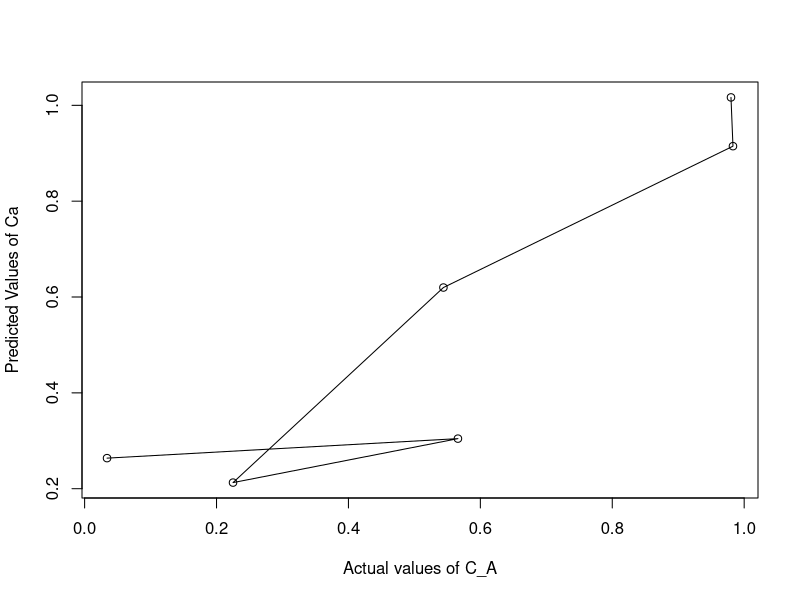

The R source for this figure: (Note: this script raises an error after producing the figure.)
time = c(0.1, 0.2, 0.1, 0.5, 0.02, 0.06)
temp = c(100, 100, 200, 200, 300, 300)
ca = c(0.98, 0.983, 0.544, 0.225, 0.566, 0.034)
# makes a matrix of the data
data = cbind(ca, time, temp) 
# makes a linear model of the data
model = lm(ca ~time + temp)
# displays a summary of the model
summary(model)
# writes the summary to a different variable
summary_final <- summary(model)
# t-values
summary_final$coefficients[,3]
# f values
summary_final$fstatistic
# standard error
summary_final$coefficients[, 2]
# predicting values
predicted_ca = predict.lm(model)
# plotting predicted and actual values
plot(ca, predicted_ca, xlab = "Actual values of C_A", ylab = "Predicted Values of Ca", type = "o")
View(Reactor_Data)
# making matrix from given excel data
model_reactor = cbind(Reactor_Data$`Inlet Temp`, Reactor_Data$Pressure, Reactor_Data$`H2/HC ratio`, Reactor_Data$`Feed Flow`, Reactor_Data$C6A)
# dimensions of the data
dim(model_reactor)
# finding data type of a particular variable
typeof(Reactor_Data$`Inlet Temp`)
# doing pairs analysis on data
pairs(Reactor_Data)
# finding statistical correlation b/w all the variables in model
cor(Reactor_Data)
dim(model_reactor)
# making new matrix from existing data
selected_data = model_reactor[1:10, 1:5]
cor(Reactor_Data)
# making linear multivariable model
reactor_data_model = lm(Reactor_Data$C6A ~ Reactor_Data$`Inlet Temp` + Reactor_Data$Pressure + Reactor_Data$`H2/HC ratio` + Reactor_Data$`Feed Flow`)
# anova analysis of data model
anova(reactor_data_model)
# coefs among all variables of the data model
coef(reactor_data_model)
# non linear model development:
ca= c(0.98, 0.983, 0.544, 0.225, 0.566, 0.034)
time= c(0.1, 0.2, 0.1, 0.5, 0.02, 0.06) 
temp = c(100, 100, 200, 200, 300, 300) 
df = cbind(ca, time, temp)
# importing external library
library(Metrics)
# log10(time), exp(temp) backchodi mein likha h, kuch bhi ho sakta h
# depends on model
model_nonlinear=nls(ca ~ c1*log10(time)+c2*exp(temp), start = list(c1=1, c2=0))
summary(model_nonlinear)
coef(model_nonlinear)
predict(model_nonlinear)
# final expression of NL model
ca_model_nl = -8.93*0.1*log10(time)-5.172*10^-131*exp(temp)
ca_model_nl
plot(ca, ca_model_nl, type = "o") 
rmse(ca, ca_model_nl)   # error analysis using rmse method
mape(ca, ca_model_nl)   # error analysis using mape analysis
data_nonlinearmodel=cbind(ca, ca_model_nl, (ca-ca_model_nl))   # exporting results
write.csv(data_nonlinearmodel, file= "data_nonlinearmodel.csv")
# model optimization using R for parameter optimization 
# case 1: single-parameter (coefficient: c1) optimization of developed model
OF = function(c1) {                                 # created objective function (OF) which is (model-experiment)^2
  ca_model11 = ((1.017*time-c1*temp) -ca)^2
  return(ca_model11)
}
c1= 0
d=nlminb(c1, OF, lower = -Inf, upper = Inf)    #use nlminb function for optimization 
# get the optimised value of c1
d$par
# get the optimised value of objective function
d$objective
# optimal number of iterations to solve
d$iterations
# Case 2: multi-parameters (coefficients: c1 and C2) optimization of the developed model 
OF = function(C) {
  ca_model12 = (C[1]*time-C[2]*temp - ca)^2
  return(ca_model12)
}
C= c(0,0)
d=nlminb(C, OF, lower = -Inf, upper = Inf)
d$par
d$objective
# ode solving
library(deSolve)
CSTR <- function(t, state, parameters) {
  with(as.list(c(state, parameters)), {
    dh =  a + b*h^0.5
    list(c(dh))
  })
}
parameters <- c(a = 3, b = -1)
state      <- c(h = 0)
time      <- seq(0, 200, by = 10)
Sol_cstr <- ode(t = time, y = state, parms = parameters, func = CSTR)
plot(Sol_cstr)
Sol_cstr
Sol_cstr[11,2] # height of the tank at 90 minutes is 9 m
# multiple ODEs at once
library(deSolve)
CSTR_series <- function(t, state, parameters) {
  with(as.list(c(state, parameters)), {
    dca1 = a+ b*ca1+c*(ca1*cb1)                 # ODE form for tank-1, A-component 
    dcb1 = d+ b*cb1+c*(ca1*cb1)                # ODE form for tank-2, B-component 
    dca2 = -b*ca1+ b*ca2+c*(ca2*cb2)            # ODE form for tank-1, A-component 
    dcb2 = -b*cb1+ b*cb2+c*(ca2*cb2)            # ODE form for tank-2, B-component 
    list(c(dca1, dcb1, dca2, dcb2)) 
  })
}
parameters <- c(a = 2, b = -0.5, c= -0.3, d= 2)   # a, b, c, d are the parameters calculated for given data (i.e. V, Caf, Ff, k)
state      <- c(ca1 = 2, cb1=2, ca2= 0, cb2= 0)   # initial conditions for tank-1 (Ca1, cb1) and tank-2 (ca2, cb2) 
time      <- seq(0, 40, by = 1)
Sol_cstr_series <- ode(t = time, y = state, parms = parameters, func = CSTR_series)
plot(Sol_cstr_series)
Sol_cstr_series
plot(Sol_cstr_series)
Sol_cstr_series[11, 2]   # predict the concentration of "Cb1" at 11th minutes.
Sol_cstr_series[11, 4] # predict the concentration of "
